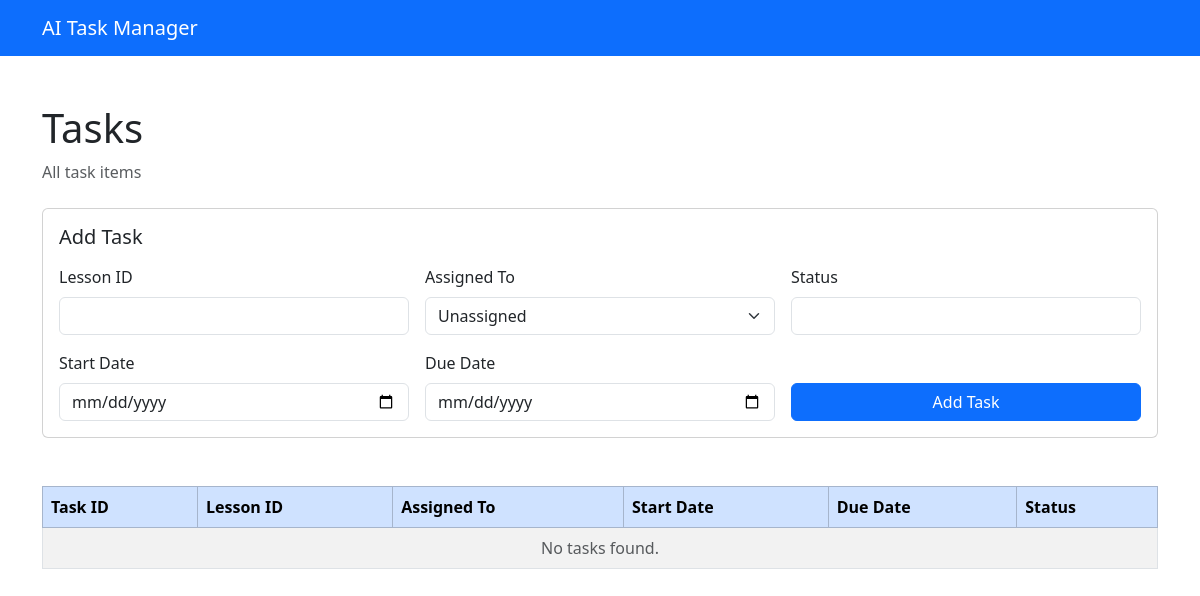
The page /tasks (signed in) on the database as committed earlier.
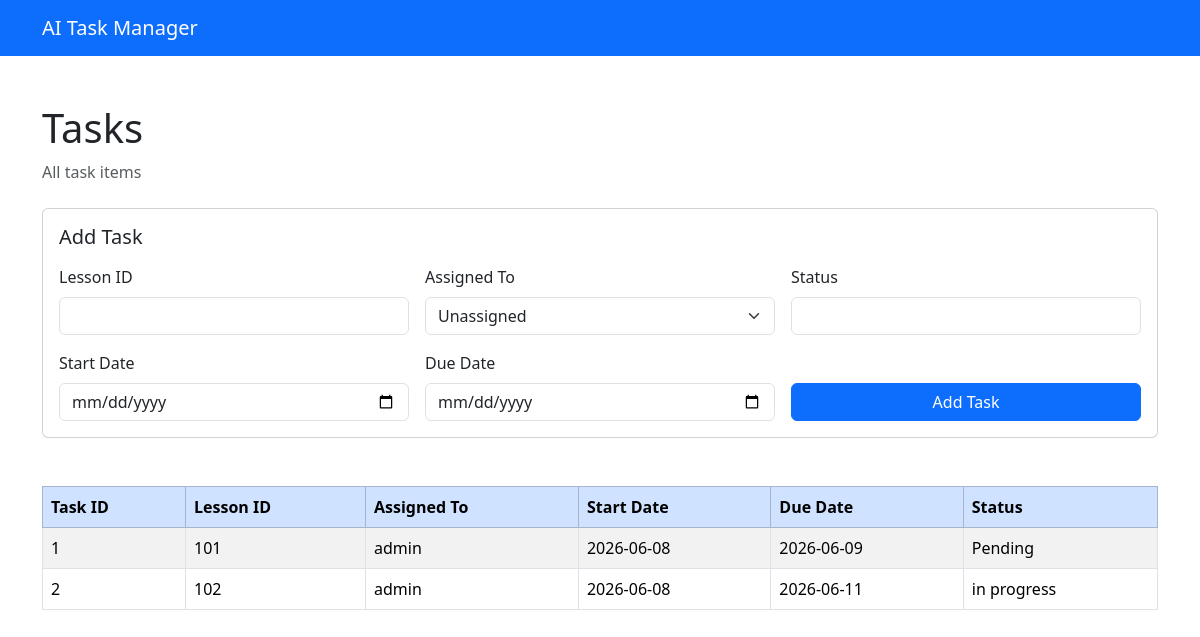
The same page on the database as committed later.
### app/models/task.py (models this page shows)
class TaskItem(Base):
    __tablename__ = "task_items"
    id: Mapped[int] = mapped_column(primary_key=True, index=True)
    lesson_id: Mapped[int] = mapped_column(Integer, nullable=False)
    assigned_to: Mapped[Optional[int]] = mapped_column(
        ForeignKey("users.id"),
        nullable=True,
    )
    start_date: Mapped[date] = mapped_column(Date, nullable=False)
    due_date: Mapped[date] = mapped_column(Date, nullable=False)
    status: Mapped[str] = mapped_column(String(50), nullable=False)
    assignee: Mapped[Optional["User"]] = relationship(
        back_populates="task_items",
    )
    stages: Mapped[List["TaskStage"]] = relationship(
        back_populates="task_item",
        cascade="all, delete-orphan",
    )
    reminder_logs: Mapped[List["ReminderLog"]] = relationship(
        back_populates="task_item",
        cascade="all, delete-orphan",
    )

### app/models/user.py (models this page shows)
class User(Base):
    __tablename__ = "users"
    id: Mapped[int] = mapped_column(primary_key=True, index=True)
    username: Mapped[str] = mapped_column(String(50), unique=True, nullable=False)
    password: Mapped[str] = mapped_column(String(255), nullable=False)
    task_items: Mapped[List["TaskItem"]] = relationship(
        back_populates="assignee",
    )

### app/routers/tasks.py (the view)
@router.get("")
async def list_tasks(request: Request, db: Session = Depends(get_db)):
    auth_result = require_login(request)
    if isinstance(auth_result, RedirectResponse):
        return auth_result
    tasks = db.scalars(
        select(TaskItem)
        .options(joinedload(TaskItem.assignee))
        .order_by(TaskItem.id)
    ).unique().all()
    users = db.scalars(select(User).order_by(User.username)).all()
    return templates.TemplateResponse(
        request=request,
        name="task_form.html",
        context={"tasks": tasks, "users": users},
    )

### app/templates/task_form.html (shortened to what this page needs)
<!DOCTYPE html>
<html lang="en">
<head>
    <link href="https://cdn.jsdelivr.net/npm/bootstrap@5.3.3/dist/css/bootstrap.min.css" rel="stylesheet">
    <link rel="stylesheet" href="/static/css/style.css">
</head>
<body>
    <nav class="navbar navbar-expand-lg navbar-dark bg-primary">
        <div class="container">
            <a class="navbar-brand" href="/dashboard">AI Task Manager</a>
        </div>
    </nav>
    <div class="container mt-5">
        <h1>Tasks</h1>
        <p class="text-muted mb-4">All task items</p>
        <form method="post" action="/tasks" class="card mb-5">
            <div class="card-body">
                <h2 class="h5 card-title mb-3">Add Task</h2>
                <div class="row g-3">
                    <div class="col-md-4">
                        <label for="lesson_id" class="form-label">Lesson ID</label>
                        <input
                            type="number"
                            class="form-control"
                            id="lesson_id"
                            name="lesson_id"
                            required
                        >
                    </div>
                    <div class="col-md-4">
                        <label for="assigned_to" class="form-label">Assigned To</label>
                        <select class="form-select" id="assigned_to" name="assigned_to">
                            <option value="">Unassigned</option>
                        </select>
                    </div>
                    <div class="col-md-4">
                        <label for="status" class="form-label">Status</label>
                        <input
                            type="text"
                            class="form-control"
                            id="status"
                            name="status"
                            required
                        >
                    </div>
                    <div class="col-md-4">
                        <label for="start_date" class="form-label">Start Date</label>
                        <input
                            type="date"
                            class="form-control"
                            id="start_date"
                            name="start_date"
                            required
                        >
                    </div>
                    <div class="col-md-4">
                        <label for="due_date" class="form-label">Due Date</label>
                        <input
                            type="date"
                            class="form-control"
                            id="due_date"
                            name="due_date"
                            required
                        >
                    </div>
                    <div class="col-md-4 d-flex align-items-end">
                        <button type="submit" class="btn btn-primary w-100">Add Task</button>
                    </div>
                </div>
            </div>
        </form>
        <div class="table-responsive">
            <table class="table table-striped table-bordered align-middle">
                <thead class="table-primary">
                    <tr>
                        <th>Task ID</th>
                        <th>Lesson ID</th>
                        <th>Assigned To</th>
                        <th>Start Date</th>
                        <th>Due Date</th>
                        <th>Status</th>
                    </tr>
                </thead>
                <tbody>
                    {% if tasks %}
                    {% for task in tasks %}
                    <tr>
                        <td>{{ task.id }}</td>
                        <td>{{ task.lesson_id }}</td>
                        <td>{{ task.assignee.username if task.assignee else "—" }}</td>
                        <td>{{ task.start_date }}</td>
                        <td>{{ task.due_date }}</td>
                        <td>{{ task.status }}</td>
                    </tr>
                    {% endfor %}
                    {% else %}
                    <tr>
                        <td colspan="6" class="text-center text-muted">No tasks found.</td>
                    </tr>
                    {% endif %}
                </tbody>
            </table>
        </div>
    </div>
</body>
</html>

### app/static/css/style.css (style rules this page uses)
body { min-height: 100vh; }

Rows that differ between the two databases and show on the page:
added TaskItem: id "1", lesson_id "101", assignee "admin", start_date "2026-06-08", due_date "2026-06-09", status "Pending"
added TaskItem: id "2", lesson_id "102", assignee "admin", start_date "2026-06-08", due_date "2026-06-11", status "in progress"
Other text that changed with them:
text no longer shown: "No tasks found."
